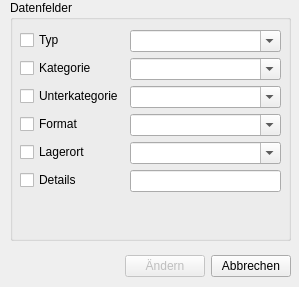
<?xml version="1.0" encoding="UTF-8"?>
<ui version="4.0">
 <class>BatchChangeDialog</class>
 <widget class="QDialog" name="BatchChangeDialog">
  <property name="geometry">
   <rect>
    <x>0</x>
    <y>0</y>
    <width>299</width>
    <height>287</height>
   </rect>
  </property>
  <property name="windowTitle">
   <string>Batch-Änderung</string>
  </property>
  <widget class="QGroupBox" name="grp_Fields">
   <property name="geometry">
    <rect>
     <x>10</x>
     <y>0</y>
     <width>281</width>
     <height>241</height>
    </rect>
   </property>
   <property name="title">
    <string>Datenfelder</string>
   </property>
   <widget class="QWidget" name="layoutWidget">
    <property name="geometry">
     <rect>
      <x>10</x>
      <y>30</y>
      <width>261</width>
      <height>203</height>
     </rect>
    </property>
    <layout class="QFormLayout" name="formLayout">
     <property name="labelAlignment">
      <set>Qt::AlignmentFlag::AlignLeading|Qt::AlignmentFlag::AlignLeft|Qt::AlignmentFlag::AlignVCenter</set>
     </property>
     <item row="0" column="0">
      <widget class="QCheckBox" name="chb_Type">
       <property name="text">
        <string>Typ</string>
       </property>
      </widget>
     </item>
     <item row="0" column="1">
      <widget class="QComboBox" name="cbb_Type">
       <property name="editable">
        <bool>true</bool>
       </property>
      </widget>
     </item>
     <item row="1" column="0">
      <widget class="QCheckBox" name="chb_Category">
       <property name="text">
        <string>Kategorie</string>
       </property>
      </widget>
     </item>
     <item row="1" column="1">
      <widget class="QComboBox" name="cbb_Category">
       <property name="editable">
        <bool>true</bool>
       </property>
      </widget>
     </item>
     <item row="2" column="0">
      <widget class="QCheckBox" name="chb_SubCategory">
       <property name="text">
        <string>Unterkategorie</string>
       </property>
      </widget>
     </item>
     <item row="2" column="1">
      <widget class="QComboBox" name="cbb_SubCategory">
       <property name="editable">
        <bool>true</bool>
       </property>
      </widget>
     </item>
     <item row="3" column="0">
      <widget class="QCheckBox" name="chb_Format">
       <property name="text">
        <string>Format</string>
       </property>
      </widget>
     </item>
     <item row="3" column="1">
      <widget class="QComboBox" name="cbb_Format">
       <property name="editable">
        <bool>true</bool>
       </property>
      </widget>
     </item>
     <item row="4" column="0">
      <widget class="QCheckBox" name="chb_Storage">
       <property name="text">
        <string>Lagerort</string>
       </property>
      </widget>
     </item>
     <item row="4" column="1">
      <widget class="QComboBox" name="cbb_Storage">
       <property name="editable">
        <bool>true</bool>
       </property>
      </widget>
     </item>
     <item row="5" column="0">
      <widget class="QCheckBox" name="chb_StorageDetails">
       <property name="text">
        <string>Details</string>
       </property>
      </widget>
     </item>
     <item row="5" column="1">
      <widget class="QLineEdit" name="edt_StorageDetails"/>
     </item>
    </layout>
   </widget>
  </widget>
  <widget class="QWidget" name="layoutWidget">
   <property name="geometry">
    <rect>
     <x>10</x>
     <y>250</y>
     <width>281</width>
     <height>32</height>
    </rect>
   </property>
   <layout class="QHBoxLayout" name="horizontalLayout">
    <item>
     <spacer name="horizontalSpacer">
      <property name="orientation">
       <enum>Qt::Orientation::Horizontal</enum>
      </property>
      <property name="sizeHint" stdset="0">
       <size>
        <width>40</width>
        <height>20</height>
       </size>
      </property>
     </spacer>
    </item>
    <item>
     <widget class="QPushButton" name="btn_BatchUpdate">
      <property name="enabled">
       <bool>false</bool>
      </property>
      <property name="text">
       <string>Ändern</string>
      </property>
      <property name="checkable">
       <bool>false</bool>
      </property>
     </widget>
    </item>
    <item>
     <widget class="QPushButton" name="btn_Cancel">
      <property name="text">
       <string>Abbrechen</string>
      </property>
     </widget>
    </item>
   </layout>
  </widget>
 </widget>
 <resources/>
 <connections/>
</ui>
